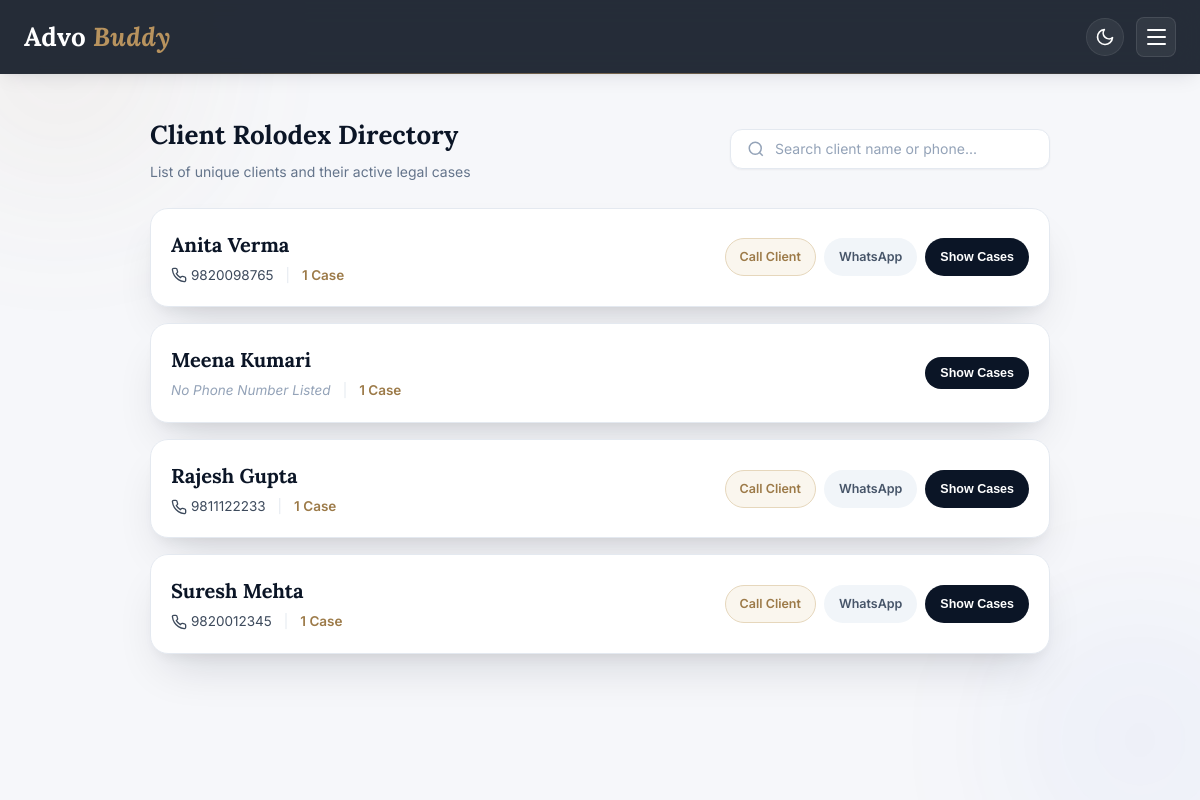
/clients (signed in), run on the app's committed database.
### tables this page shows
CREATE TABLE cases (
            id INTEGER PRIMARY KEY AUTOINCREMENT,
            advocate_id INTEGER NOT NULL,
            client_name TEXT NOT NULL,
            client_phone TEXT,
            case_number TEXT NOT NULL,
            court_name TEXT NOT NULL,
            case_type TEXT,
            next_hearing_date TEXT NOT NULL,
            notes TEXT,
            status TEXT DEFAULT 'Active',
            notify_client INTEGER DEFAULT 0,
            created_at TEXT DEFAULT CURRENT_TIMESTAMP, opposing_counsel TEXT, opposing_counsel_phone TEXT, judge_name TEXT, court_hall TEXT, item_number TEXT, case_stage TEXT, total_fee INTEGER DEFAULT 0, fee_paid INTEGER DEFAULT 0, expenses INTEGER DEFAULT 0,
            FOREIGN KEY (advocate_id) REFERENCES advocates (id)
        );

### app.py (the view)
@app.route("/clients")
@login_required
def client_directory():
    advocate_id = session["advocate_id"]
    conn = get_db()
    cur = conn.cursor()
    cur.execute(
        "SELECT * FROM cases WHERE advocate_id=%s ORDER BY client_name ASC",
        (advocate_id,),
    )
    all_cases = cur.fetchall()
    cur.close()
    conn.close()
    clients = {}
    for case in all_cases:
        key = (case["client_name"], case["client_phone"] or "")
        if key not in clients:
            clients[key] = {
                "name": case["client_name"],
                "phone": case["client_phone"],
                "cases": [],
                "case_count": 0,
            }
        clients[key]["cases"].append(case)
        clients[key]["case_count"] += 1
    client_list = sorted(clients.values(), key=lambda c: c["name"].lower())
    return render_template("clients.html", clients=client_list)

### app.py (called while the page is built)
def get_db():
    if DATABASE_URL and HAS_POSTGRES:
        conn = psycopg2.connect(DATABASE_URL, cursor_factory=psycopg2.extras.RealDictCursor)
        return conn
    else:
        db_path = os.path.join(os.path.dirname(__file__), "advo_buddy.db")
        conn = sqlite3.connect(db_path)
        conn.row_factory = sqlite3.Row
        conn.execute("PRAGMA foreign_keys = ON;")
        return SQLiteConnectionWrapper(conn)

def login_required(f):
    @wraps(f)
    def wrapper(*args, **kwargs):
        if "advocate_id" not in session:
            flash("Please log in to continue.", "error")
            return redirect(url_for("login"))
        return f(*args, **kwargs)
    return wrapper

@app.context_processor
def inject_advocate():
    return {
        "current_advocate_name": session.get("advocate_name"),
        "current_advocate_avatar": session.get("advocate_avatar")
    }

    def execute(self, query, params=None):
        query = query.replace('%s', '?')
        if "SERIAL PRIMARY KEY" in query:
            query = query.replace("SERIAL PRIMARY KEY", "INTEGER PRIMARY KEY AUTOINCREMENT")
        if params is not None:
            if not isinstance(params, (list, tuple)):
                params = (params,)
            self.cursor.execute(query, params)
        else:
            self.cursor.execute(query)
        return self

    def fetchall(self):
        rows = self.cursor.fetchall()
        return [dict(row) for row in rows]

    def close(self):
        self.cursor.close()

    def cursor(self):
        return SQLiteCursorWrapper(self.conn.cursor())

    def close(self):
        self.conn.close()

### templates/clients.html (shortened to what this page needs)
{% extends "base.html" %}
{% block content %}
<div class="form-container" style="max-width: 900px;">
    <div style="display:flex; justify-content:space-between; align-items:center; flex-wrap:wrap; gap:16px; margin-bottom: 24px;" class="staggered-entry">
        <div class="form-header" style="margin: 0; text-align: left;">
            <h2>Client Rolodex Directory</h2>
            <p>List of unique clients and their active legal cases</p>
        </div>
        <div class="search-box" style="max-width: 320px;">
            <svg viewBox="0 0 24 24" fill="none" stroke="currentColor" stroke-width="2"><circle cx="11" cy="11" r="8"></circle><line x1="21" y1="21" x2="16.65" y2="16.65"></line></svg>
            <input type="text" id="client-search-input" placeholder="Search client name or phone...">
        </div>
    </div>
    {% if clients %}
    <div id="clients-list" style="display: flex; flex-direction: column; gap: 16px;">
        {% for client in clients %}
        <div class="card-form {{ 'staggered-entry' if loop.index <= 4 else 'reveal-up' }} client-card" style="padding: 20px;">
            <div style="display: flex; justify-content: space-between; align-items: center; flex-wrap: wrap; gap: 12px;">
                <div>
                    <h3 class="client-name" style="font-family: 'Lora', serif; font-size: 20px; font-weight: 700; color: var(--text-dark);">
                        {{ client['name'] }}
                    </h3>
                    <div style="display: flex; align-items: center; gap: 12px; margin-top: 4px; font-size: 13.5px; color: var(--text-main);">
                        {% if client['phone'] %}
                        <span class="client-phone" style="display: flex; align-items: center; gap: 4px;">
                            {{ client['phone'] }}
                        </span>
                        {% else %}
                        <span style="color: var(--gray-400); font-style: italic;">No Phone Number Listed</span>
                        {% endif %}
                        <span class="meta-divider">|</span>
                        <span style="font-weight: 600; color: var(--accent-hover);">
                            {{ client['case_count'] }} Case{{ 's' if client['case_count'] > 1 else '' }}
                        </span>
                    </div>
                </div>
                <div style="display: flex; gap: 8px;">
                    {% if client['phone'] %}
                    <a href="tel:{{ client['phone'] }}" class="btn-icon-text btn-ecourts" title="Call client phone">
                        Call Client
                    </a>
                    <a href="https://wa.me/{{ client['phone'] }}" target="_blank" rel="noopener" class="btn-icon-text btn-edit" title="Send WhatsApp Message">
                        WhatsApp
                    </a>
                    {% endif %}
                    <button type="button" class="btn-icon-text btn-toggle-client-cases" style="cursor: pointer; background: var(--primary); color: white;">
                        Show Cases
                    </button>
                </div>
            </div>
        </div>
        {% endfor %}
    </div>
    {% endif %}
</div>
{% endblock %}

### templates/base.html (shortened to what this page needs)
<!DOCTYPE html>
<html lang="en">
<head>
    <link rel="stylesheet" href="{{ url_for('static', filename='css/style.css') }}">
</head>
<body>
    <div class="ambient-blobs">
        <div class="blob blob-1"></div>
        <div class="blob blob-2"></div>
    </div>
    <header>
        <a href="{{ url_for('dashboard') }}" style="text-decoration: none;">
            <h1>Advo <span>Buddy</span></h1>
        </a>
        <div class="header-controls">
            <button class="theme-toggle" id="theme-toggle-btn" title="Toggle Light/Dark Mode">
            </button>
            {% if current_advocate_name %}
            <button class="nav-toggle" id="nav-toggle-btn" type="button" aria-label="Toggle navigation menu" aria-expanded="false" aria-controls="nav-links">
                <span class="nav-toggle-bar"></span>
                <span class="nav-toggle-bar"></span>
                <span class="nav-toggle-bar"></span>
            </button>
            {% endif %}
        </div>
    </header>
    <main>
        {% block content %}{% endblock %}
    </main>
</body>
</html>

### data on the page
cases: name "Anita Verma", phone "9820098765", case_count "1"
cases: name "Meena Kumari", shows "No Phone Number Listed", case_count "1"
cases: name "Rajesh Gupta", phone "9811122233", case_count "1"
cases: name "Suresh Mehta", phone "9820012345", case_count "1"
